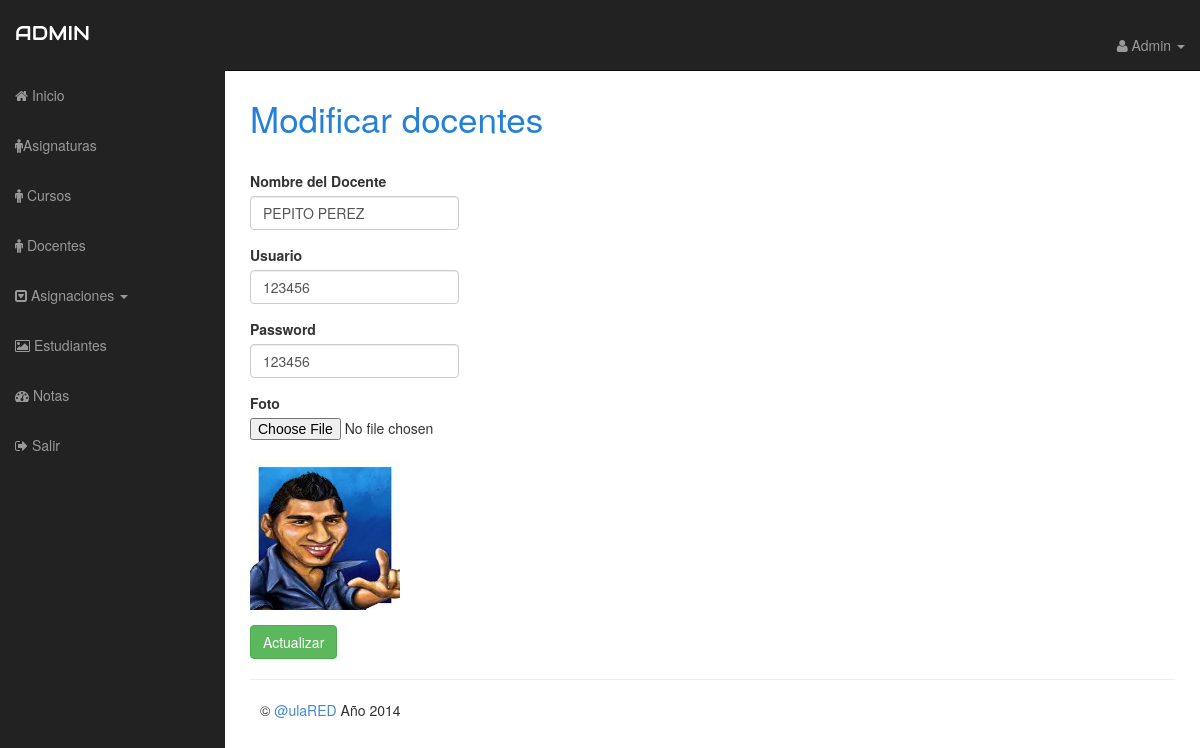
/admin/modificardocentes.php?id=2 (signed in), run on the app's committed database.
### tables this page shows
CREATE TABLE IF NOT EXISTS `docentes` (
  `iddocentes` int(11) NOT NULL AUTO_INCREMENT,
  `nombre_docentes` varchar(45) DEFAULT NULL,
  `usudocente` varchar(45) DEFAULT NULL,
  `passdocente` varchar(45) DEFAULT NULL,
  `imagen` varchar(45) DEFAULT NULL,
  PRIMARY KEY (`iddocentes`)
);

### admin/class/principal.php (called while the page is built, shortened)
<?php
	class Principal{
		public function Conectar(){
			$servidor="localhost";
			$user = "root";
			$password = "00032064";
			$link = mysql_connect($servidor,$user,$password);
			$bd = "virtualplan";
			return $link;
		}
		public function comillas_inteligentes($valor)
		{
			return $valor;
		}
	}
?>

### admin/class/docentes.php (called while the page is built, shortened)
<?php
    require_once 'principal.php';
    class Docentes extends Principal{
        private $docentes;
        public function __construct(){
            $this->docentes = array();
        }
 		public function getId($id){
			$consulta = sprintf(
							"select iddocentes, nombre_docentes, usudocente, passdocente, imagen from docentes where iddocentes=%s;",
							parent::comillas_inteligentes($id)
						);
			$result = mysql_query($consulta);
			while ($reg = mysql_fetch_assoc($result)) {
				$this->docentes[] = $reg;
			}
			return $this->docentes;
		}
}

### admin/modificardocentes.php (the view, shortened to what this page needs)
<?php
  require_once 'class/docentes.php';
  if (isset($_SESSION["id"]) and isset($_SESSION["usuario"])) {
    $docentes = new Docentes();
    $datos=$docentes->getId($_GET["id"]);
?>
<!DOCTYPE html>
<html lang="en">
  <head>
    <?php include 'includes/head.php' ?>
  </head>
  <body>
    <div id="wrapper">
      	<?php include 'includes/sidebar.php' ?>
    	<?php include 'includes/topbar.php' ?>
      <div id="page-wrapper">
         <div class="row">
          <div class="col-lg-12">
           <div id="titulo1"> Modificar docentes</div>
       </div>
		  </div>
      <div class="row">
          <div class="col-lg-3">
         <form role="form" action="" name="" method="post" id="contact-form" enctype="multipart/form-data">
              <div class="form-group">
                <label>Nombre del Docente</label>
                <input class="form-control" type="text" name="nombre_docentes" title="Ingrese el nombre del docente"  autofocus value="<?php echo $datos[0]['nombre_docentes']; ?>"/>
              </div>
               <div class="form-group">
                <label>Usuario</label>
                <input class="form-control" type="text" name="usudocente" title="Ingrese el nombre del usuario"  autofocus value="<?php echo $datos[0]['usudocente']; ?>"/>
              </div>
               <div class="form-group">
                <label>Password</label>
                <input class="form-control" type="text" name="passdocente" title="Ingrese el password del docente"  autofocus value="<?php echo $datos[0]['passdocente']; ?>"/>
              </div>
              <div>
                <div class="form-group">
                <label>Foto</label>
                <input type="file"   name="imagen" title="Modificar Imagen" /> <br> <img src="docentes/<?php echo $datos[0]['imagen'];?>"  width="150" height="150" />
              </div>
                <div>
                <input type="submit" <button class="btn btn-success" type="button" name="actualizar" value="Actualizar" title="Actualizar">
               </div>
           </form>
			</div>
      </div>
      </div>
		<?php include 'includes/footer.php' ?>
  </body>
</html>
<?php
	} else {
		header("Location: index.php");
	}
?>

### admin/css/admin.css (style rules this page uses)
body { margin-top: 50px; }
#wrapper { padding-left: 0; }
#page-wrapper { width: 100%; padding: 5px 15px; }
@media (min-width:768px) { #wrapper { padding-left: 225px; } }
@media (min-width:768px) { #page-wrapper { padding: 15px 25px; } }
#titulo1 { padding-top:30px; padding-left:0px; padding-bottom:30px; font-size: 35px; line-height: 46px; color: #2780d8 }

### data on the page
docentes: nombre_docentes "PEPITO PEREZ", usudocente "123456", passdocente "123456", imagen (picture)
